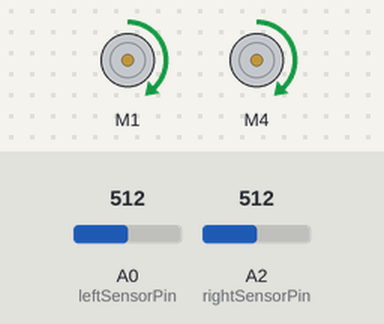
The sketch below on a simulated Arduino Uno, built with avr-gcc and run on an emulated ATmega328P. On the bench: 2 × DC motor (green arrow = forward, orange = backward, longer = faster). The inputs (shaded band) are chosen by the test bench; at power-on: A0 (leftSensorPin) = 512, A2 (rightSensorPin) = 512.

Above: at 3.2 s.
3.3 s: A0 (leftSensorPin) set to 316
4.8 s: A0 (leftSensorPin) set to 282
At 5.4 s:
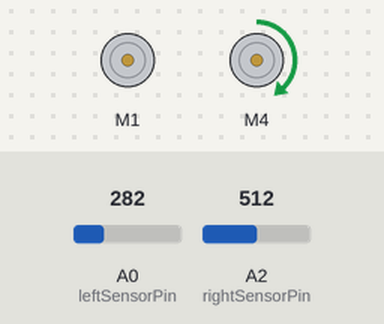
6.3 s: A0 (leftSensorPin) set to 306
At 6.6 s:
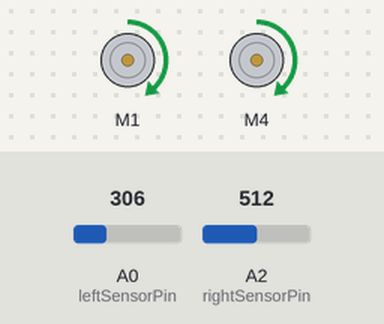
7.8 s: A2 (rightSensorPin) set to 311
9.3 s: A2 (rightSensorPin) set to 290
At 10.1 s:
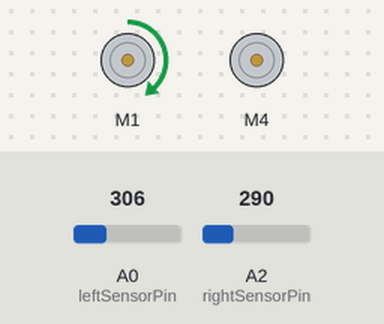
10.8 s: A2 (rightSensorPin) set to 306
At 11.2 s:
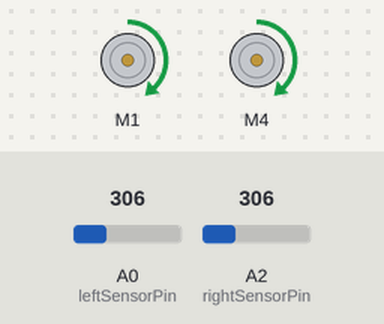
Timing chart, 0 to 13.3 s (numbered marks = the images above; inputs shaded):
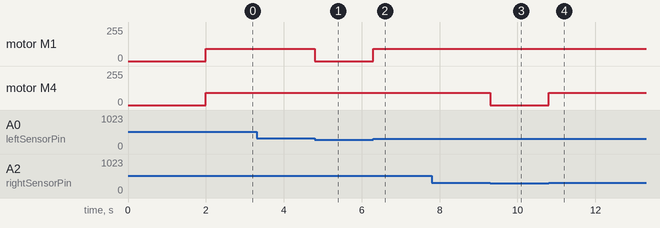

Measured:
- the behaviour switches between 300 and 299 on A0 (leftSensorPin) (found by bisection; images 0 and 1)
- the behaviour switches between 300 and 299 on A2 (rightSensorPin) (found by bisection; images 2 and 3)
- after the input at 3.3 s, every drawn part: stays the same
- after the input at 4.8 s, motor M1: forward 92/255 → stopped at once
- after the input at 6.3 s, motor M1: stopped → forward 92/255 at once
- after the input at 7.8 s, every drawn part: stays the same
- after the input at 9.3 s, motor M4: forward 92/255 → stopped at once
- after the input at 10.8 s, motor M4: stopped → forward 92/255 at once

The sketch:

app.ino
```cpp
#include <Wire.h>
#include <AFMotor.h>

const int rightSensorPin = 2;
const int leftSensorPin = 0;

AF_DCMotor rightMotor(1, MOTOR12_1KHZ);
AF_DCMotor leftMotor(4);

#define RIGHT_MOTOR_DEFAULT_SPEED 92
#define LEFT_MOTOR_DEFAULT_SPEED 92
#define RIGHT_MOTOR_MAX_SPEED 145
#define LEFT_MOTOR_MAX_SPEED 145

void setup() {
  delay(2000);
}

void loop() {
  int rightSensorValue = analogRead(rightSensorPin);
  int leftSensorValue = analogRead(leftSensorPin);

 if (rightSensorValue >= 300 && leftSensorValue < 300) {
      rightMotor.run(RELEASE);
      leftMotor.run(FORWARD);
      leftMotor.setSpeed(LEFT_MOTOR_DEFAULT_SPEED);
  }
  else if (rightSensorValue < 300 && leftSensorValue >= 300) {
      rightMotor.run(FORWARD);
      leftMotor.run(RELEASE);
      rightMotor.setSpeed(RIGHT_MOTOR_DEFAULT_SPEED);
  }
  else {
      rightMotor.run(FORWARD);
      leftMotor.run(FORWARD);
      rightMotor.setSpeed(RIGHT_MOTOR_DEFAULT_SPEED);
      leftMotor.setSpeed(LEFT_MOTOR_DEFAULT_SPEED);
  }
}
```
